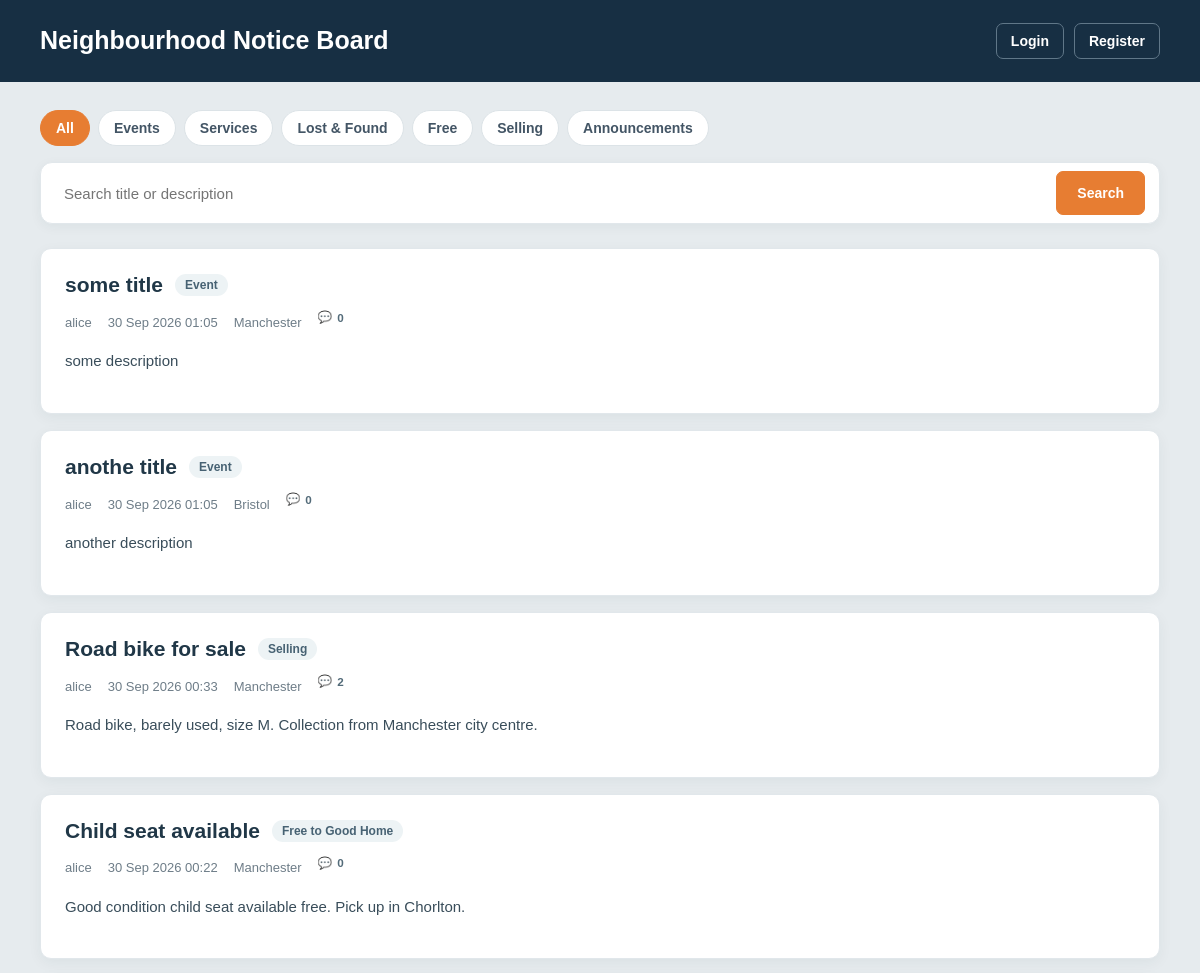
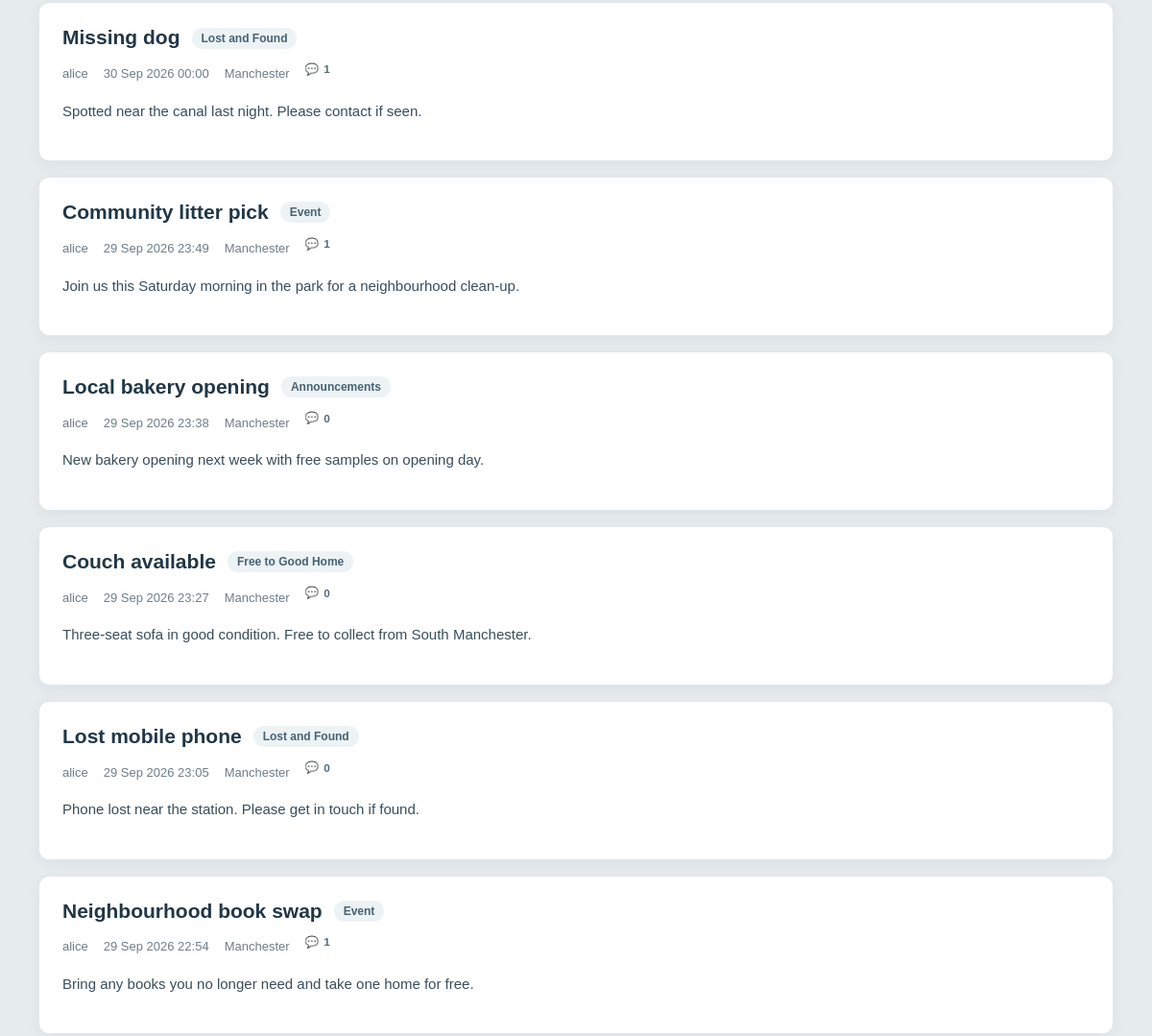
Before: / (upper part) with the older database file (2 pictures, top to bottom).
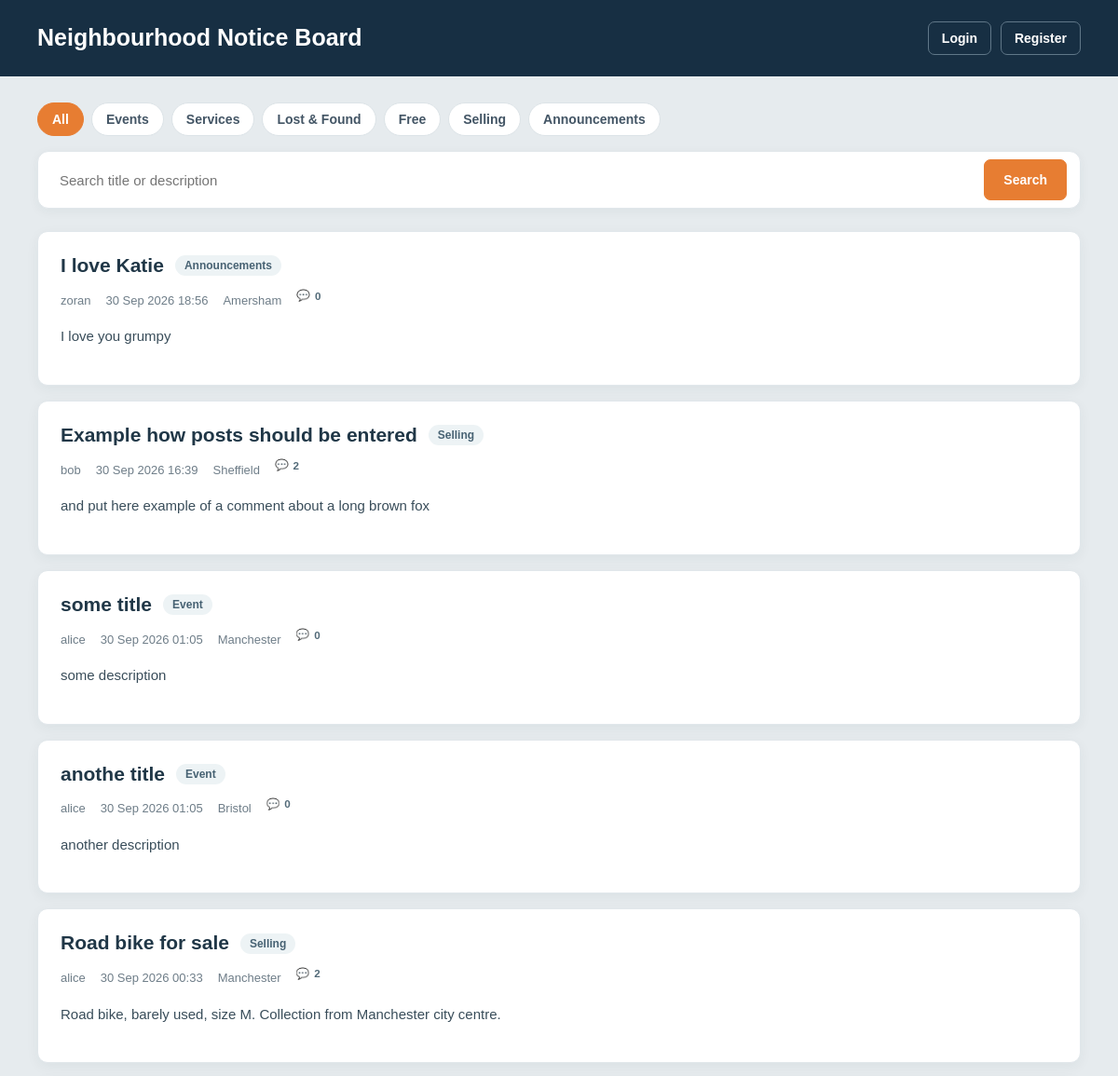
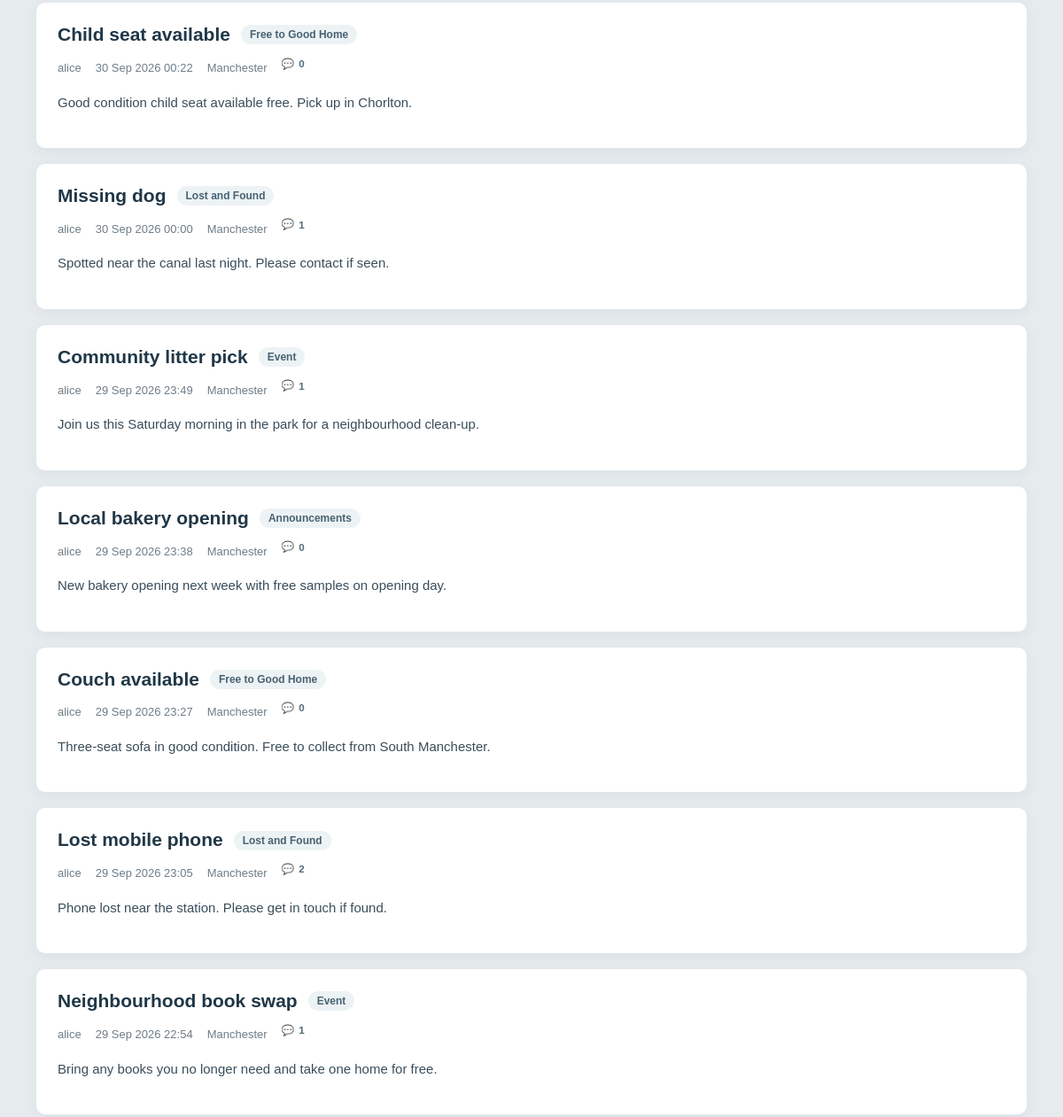
After: the same page with the newer database file (2 pictures, top to bottom).
### models/models.py (models this page shows)
class Post(db.Model):
    id = db.Column(db.Integer, primary_key=True)
    title = db.Column(
        db.String(200),
        nullable=False
    )
    body = db.Column(
        db.Text,
        nullable=False
    )
    category = db.Column(
        db.String(50),
        nullable=False
    )
    location = db.Column(
        db.String(120),
        nullable=False,
        default="Unknown"
    )
    visibility = db.Column(
        db.String(20),
        nullable=False,
        default="public"
    )
    comments_enabled = db.Column(
        db.Boolean,
        nullable=False,
        default=False
    )
    created_at = db.Column(
        db.DateTime,
        default=datetime.utcnow
    )
    author_id = db.Column(
        db.Integer,
        db.ForeignKey("user.id"),
        nullable=False
    )
    picks = db.relationship(
        "PostPick",
        backref="post",
        lazy=True,
        cascade="all, delete-orphan"
    )
    comments = db.relationship(
        "Comment",
        backref="post",
        lazy=True,
        cascade="all, delete-orphan"
    )

class User(UserMixin, db.Model):
    id = db.Column(db.Integer, primary_key=True)
    username = db.Column(
        db.String(80),
        unique=True,
        nullable=False
    )
    password_hash = db.Column(
        db.String(255),
        nullable=False
    )
    default_location = db.Column(
        db.String(120),
        nullable=False,
        default="Unknown"
    )
    created_at = db.Column(
        db.DateTime,
        default=datetime.utcnow,
        nullable=False
    )
    last_login = db.Column(
        db.DateTime,
        nullable=True
    )
    security_question = db.Column(
        db.String(255),
        nullable=False
    )
    security_answer_hash = db.Column(
        db.String(255),
        nullable=False
    )
    posts = db.relationship(
        "Post",
        backref="author",
        lazy=True
    )
    picked_posts = db.relationship(
        "PostPick",
        backref="user",
        lazy=True,
        cascade="all, delete-orphan"
    )
    comments = db.relationship(
        "Comment",
        backref="author",
        lazy=True,
        cascade="all, delete-orphan"
    )

### app.py (the view, shortened to what this page needs)
@app.route("/")
def home():
    selected_category = request.args.get("category")
    picked_filter = request.args.get("picked")
    search_text = request.args.get("search", "").strip()
    distance = request.args.get("distance", "Any")
    if not current_user.is_authenticated:
        distance = "Any"
    query = Post.query
    if not current_user.is_authenticated:
        query = query.filter(Post.visibility == "public")
    if selected_category:
        query = query.filter(Post.category == selected_category)
    posts = query.order_by(Post.created_at.desc()).all()
    if current_user.is_authenticated and distance != "Any":
        user_loc = current_user.default_location
        posts = [
            post for post in posts
            if post_is_within_distance(post.location, user_loc, distance)
        ]
    picked_post_ids = []
    if current_user.is_authenticated:
        picked_post_ids = [p.post_id for p in current_user.picked_posts]
    return render_template(
        "index.html",
        posts=posts,
        selected_category=selected_category,
        picked_filter=bool(picked_filter == "1"),
        picked_post_ids=picked_post_ids,
        search_text=search_text,
        distance=distance
    )

### templates/index.html (shortened to what this page needs)
{% extends "base.html" %}
{% block page_styles %}
    <link rel="stylesheet" href="{{ url_for('static', filename='css/public.css') }}">
{% endblock %}
{% block body_class %}public-page noticeboard-page{% endblock %}
{% block content %}
<div class="menu">
    <a href="/" class="{% if not selected_category and not picked_filter %}active{% endif %}">All</a>
    <a href="/?category=Event" class="{% if selected_category == 'Event' %}active{% endif %}">Events</a>
    <a href="/?category=Services Offered" class="{% if selected_category == 'Services Offered' %}active{% endif %}">Services</a>
    <a href="/?category=Lost and Found" class="{% if selected_category == 'Lost and Found' %}active{% endif %}">Lost & Found</a>
    <a href="/?category=Free to Good Home" class="{% if selected_category == 'Free to Good Home' %}active{% endif %}">Free</a>
    <a href="/?category=Selling" class="{% if selected_category == 'Selling' %}active{% endif %}">Selling</a>
    <a href="/?category=Announcements" class="{% if selected_category == 'Announcements' %}active{% endif %}">Announcements</a>
</div>
<form method="get" class="search-bar">
    <input
        type="text"
        name="search"
        value="{{ search_text }}"
        placeholder="Search title or description"
    >
    <button type="submit" class="post-button">Search</button>
</form>
{% for post in posts %}
    <div class="post">
        <div class="post-heading">
            <h2>{{ post.title }}</h2>
            <span class="category-badge">{{ post.category }}</span>
        </div>
        <div class="post-meta">
            <span class="post-meta-item">{{ post.author.username }}</span>
            <span class="post-meta-item">{{ post.created_at.strftime('%d %b %Y %H:%M') }}</span>
            <span class="post-meta-item">{{ post.location }}</span>
            <span class="post-meta-item comment-count" aria-label="{{ post.comments|length }} comments">
                <span aria-hidden="true">&#128172;</span> {{ post.comments|length }}
            </span>
        </div>
        <p>{{ post.body }}</p>
    </div>
{% endfor %}
{% endblock %}

### templates/base.html (shortened to what this page needs)
<!DOCTYPE html>
<html>
<head>
    {% block page_styles %}{% endblock %}
</head>
<body class="{% block body_class %}{% endblock %}">
    <div class="topbar">
        <h1>Neighbourhood Notice Board</h1>
        <div class="user-info">
            {% if current_user.is_authenticated %}
                <span>{{ current_user.username }}</span>
                <span>|</span>
                <span>{{ current_user.default_location }}</span>
                <a href="{{ url_for('account') }}" class="post-button">Account</a>
                <a href="{{ url_for('create_post') }}" class="post-button">Post</a>
                <form method="post" action="{{ url_for('logout') }}" class="inline-form">
                    <input type="hidden" name="csrf_token" value="{{ csrf_token() }}">
                    <button type="submit" class="post-button">Logout</button>
                </form>
            {% else %}
                <a href="{{ url_for('login') }}" class="post-button">Login</a>
                <a href="{{ url_for('register') }}" class="post-button">Register</a>
            {% endif %}
        </div>
    </div>
    {% block content %}
    {% endblock %}
</body>
</html>

### static/css/public.css (style rules this page uses)
:root { --notice-navy: #172f43; --notice-navy-light: #25475d; --notice-orange: #e77d32; --notice-orange-dark: #c96320; --notice-ink: #263746; --notice-muted: #6e7d88; --notice-line: #e1e7eb; --notice-paper: #ffffff; --notice-ground: #f2f5f6; }
body.public-page { box-sizing: border-box; max-width: none; margin: 0; padding: 0; background: var(--notice-ground); color: var(--notice-ink); font-family: "Aptos", "Trebuchet MS", sans-serif; }
body.public-page.noticeboard-page { --notice-ground: #e6ebee; }
.public-page *, .public-page *::before, .public-page *::after { box-sizing: border-box; }
.public-page .topbar { min-height: 82px; margin: 0; padding: 16px max(24px, calc((100vw - 1120px) / 2)); border: 0; background: var(--notice-navy); color: #fff; }
.public-page .topbar h1 { margin: 0; color: #fff; font-size: 25px; line-height: 1.25; }
.public-page .user-info { display: flex; flex-wrap: wrap; align-items: center; gap: 10px; color: #dce7ed; }
.public-page .user-info a { margin: 0; }
.public-page .topbar .post-button { border-color: #607788; background: transparent; color: #fff; }
.public-page .menu { display: flex; flex-wrap: wrap; gap: 8px; width: min(1120px, calc(100% - 48px)); margin: 28px auto 16px; }
.public-page .menu a { margin: 0; padding: 9px 15px; border: 1px solid #dce3e7; border-radius: 999px; background: #fff; color: #435565; font-size: 14px; font-weight: 600; transition: background-color 0.16s ease, color 0.16s ease, border-color 0.16s ease; }
.public-page .menu a.active { border-color: var(--notice-orange); background: var(--notice-orange); color: #fff; }
.public-page .search-bar { display: flex; align-items: center; gap: 10px; width: min(1120px, calc(100% - 48px)); margin: 0 auto 24px; padding: 8px; border: 1px solid var(--notice-line); border-radius: 12px; background: var(--notice-paper); box-shadow: 0 3px 12px rgb(29 52 68 / 5%); }
.public-page .search-bar input, .public-page .search-bar select { min-height: 44px; border: 1px solid transparent; border-radius: 8px; background: #fff; color: var(--notice-ink); font: inherit; font-size: 15px; }
.public-page .search-bar input { flex: 1 1 280px; min-width: 0; padding: 0 14px; }
.public-page .post-button { padding: 9px 14px; border: 1px solid #d6dfe4; border-radius: 7px; background: #f8fafb; color: #344b5a; font: inherit; font-size: 14px; font-weight: 600; text-decoration: none; cursor: pointer; transition: background-color 0.16s ease, border-color 0.16s ease; }
.public-page .search-bar .post-button { min-height: 44px; padding-inline: 20px; border-color: var(--notice-orange); background: var(--notice-orange); color: #fff; }
.public-page .post { width: min(1120px, calc(100% - 48px)); margin: 0 auto 16px; padding: 22px 24px; border: 1px solid var(--notice-line); border-radius: 11px; background: var(--notice-paper); box-shadow: 0 4px 14px rgb(29 52 68 / 5%); }
.public-page .post-heading { display: flex; flex-wrap: wrap; align-items: center; gap: 10px 12px; }
.public-page .post h2 { margin: 0; color: #203747; font-size: 21px; line-height: 1.35; }
.public-page .category-badge { padding: 4px 10px; border-radius: 999px; background: #edf3f5; color: #476273; font-size: 12px; font-weight: 700; }
.public-page .post-meta { display: flex; flex-wrap: wrap; align-items: center; gap: 7px 16px; margin: 11px 0 14px; color: var(--notice-muted); font-size: 13px; }
.public-page .post-meta-item { display: inline-flex; align-items: center; gap: 5px; }
.public-page .comment-count { color: #536b79; font-weight: 600; }
.public-page .post > p { margin: 0; color: #394d5a; font-size: 15px; line-height: 1.7; white-space: pre-line; }

Changed rows visible on the page:
added Post: title "I love Katie", category "Announcements", author.username "zoran", created_at "30 Sep 2026 18:56", location "Amersham", comments|length "0", body "I love you grumpy"
added Post: title "Example how posts should be entered", category "Selling", author.username "bob", created_at "30 Sep 2026 16:39", location "Sheffield", comments|length "2", body "and put here example of a comment about a long brown fox"
computed for Post "Lost mobile phone": comments|length "0" → "2"
